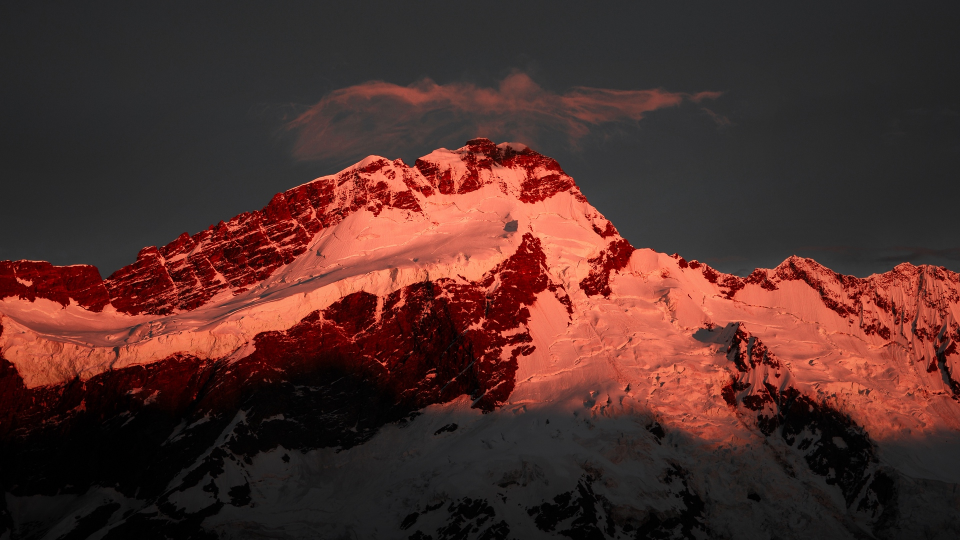
#> input picture wallpapers/0004.png, 1920 x 1080 px (shown at 1/2 size)
$ python palette.py ../../../../wallpapers/0004.png
#> lines starting #> are read from the running program, lines starting #| are printed output that depends on the picture
#> in generate, img is the input picture: PIL image 1920x1080 RGB; mean R, G, B 79.6, 46.2, 41.5
#!/usr/bin/env python3
"""Generate a full shell palette (Catppuccin-shaped, dark) from a wallpaper.

    palette.py IMAGE            print the palette JSON (cached per image)
    palette.py IMAGE --apply    also write it to $XDG_CACHE_HOME/quickshell/palette.json
    palette.py --self-test      check the contrast rules on random images

How it works: the image is shrunk and clustered (k-means). The most vivid
cluster gives the highlight hue; the dominant cluster tints every surface, so
the shell feels like the wallpaper. Accent colours keep the shape of the
Catppuccin palette (red stays reddish, green greenish: they carry meaning) but
drift towards the wallpaper's hue and saturation. All text/accent colours are
then nudged until they meet minimum contrast against the base.
"""
import colorsys
import hashlib
import json
import os
import sys

import numpy as np
from PIL import Image

VERSION = 4
CACHE = os.path.join(os.environ.get("XDG_CACHE_HOME") or os.path.expanduser("~/.cache"), "quickshell")

# Catppuccin Mocha accents as (hue°, saturation, lightness) + whether the hue carries meaning.
ACCENTS = {
    "rosewater": (10, 0.55, 0.89, False),
    "flamingo": (0, 0.59, 0.88, False),
    "pink": (316, 0.72, 0.86, False),
    "mauve": (267, 0.84, 0.81, False),
    "red": (343, 0.81, 0.75, True),
    "maroon": (350, 0.65, 0.77, True),
    "peach": (23, 0.92, 0.75, True),
    "yellow": (41, 0.86, 0.83, True),
    "green": (115, 0.54, 0.76, True),
    "teal": (170, 0.57, 0.73, False),
    "sky": (189, 0.71, 0.73, False),
    "sapphire": (199, 0.76, 0.69, False),
    "blue": (217, 0.92, 0.76, False),
    "lavender": (232, 0.97, 0.85, False),
}


def hsl_hex(h, s, l):
    r, g, b = colorsys.hls_to_rgb((h % 360) / 360.0, min(max(l, 0), 1), min(max(s, 0), 1))
    return "#%02x%02x%02x" % (round(r * 255), round(g * 255), round(b * 255))


def hex_rgb(hx):
    return tuple(int(hx[i:i + 2], 16) / 255 for i in (1, 3, 5))


def luminance(hx):
    def lin(c):
        return c / 12.92 if c <= 0.03928 else ((c + 0.055) / 1.055) ** 2.4
    r, g, b = (lin(c) for c in hex_rgb(hx))
    return 0.2126 * r + 0.7152 * g + 0.0722 * b


def contrast(a, b):
    la, lb = luminance(a), luminance(b)
    hi, lo = max(la, lb), min(la, lb)
    return (hi + 0.05) / (lo + 0.05)


def ensure_contrast(h, s, l, against, minimum, lighter=True):
    """Move lightness until hsl(h,s,l) has `minimum` contrast against `against`."""
    step = 0.01 if lighter else -0.01
    hx = hsl_hex(h, s, l)
    while contrast(hx, against) < minimum and 0.02 < l < 0.98:
        l += step
        hx = hsl_hex(h, s, l)
    return hx


def circ_dist(a, b):
    d = abs(a - b) % 360
    return min(d, 360 - d)


def clusters(img, k=8, iters=12):
    """k-means over a small copy; returns [(rgb 0..1, share)] by share desc."""
#> called with k = 8, iters = 12
    img = img.convert("RGB")
    img.thumbnail((96, 96))
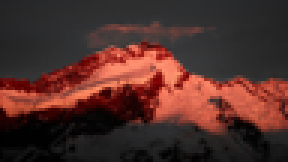
#> img: PIL image 96x54 RGB (shown 3 times larger); mean R, G, B 79.6, 46.2, 41.5
    px = np.asarray(img, dtype=np.float32).reshape(-1, 3) / 255.0
    rng = np.random.default_rng(7)
    centers = px[rng.choice(len(px), size=min(k, len(px)), replace=False)]
#> centers = [[0.0941, 0.0392, 0.0353], [0, 0.00392, 0.00392], [0.169, 0.173, 0.176], [0.122, 0.122, 0.125], [0.655, 0.31, 0.255], [0.886, 0.424, 0.329], [0.812, 0.357, 0.263], [0.0902, 0.0902, 0.0902]]
    for _ in range(iters):
        d = ((px[:, None, :] - centers[None, :, :]) ** 2).sum(axis=2)
        lab = d.argmin(axis=1)
        for i in range(len(centers)):
            m = px[lab == i]
            if len(m):
                centers[i] = m.mean(axis=0)
#> after the loop, centers = [[0.365, 0.0558, 0.0474], [0.0417, 0.0213, 0.0212], [0.279, 0.225, 0.221], [0.171, 0.169, 0.173], [0.56, 0.2, 0.159], [0.915, 0.461, 0.352], [0.741, 0.321, 0.245], [0.117, 0.0915, 0.0913]]
    counts = np.bincount(lab, minlength=len(centers)) / len(px)
#> counts = [0.0615, 0.123, 0.0885, 0.378, 0.0739, 0.0839, 0.0878, 0.104]
    out = [(tuple(centers[i]), float(counts[i])) for i in range(len(centers)) if counts[i] > 0]
#> out = 8 items
    out.sort(key=lambda x: -x[1])
    return out


def generate(path):
    img = Image.open(path)
    cl = clusters(img)
#> cl = 8 items

    def hls(rgb):
        h, l, s = colorsys.rgb_to_hls(*rgb)
        return h * 360, s, l

    # Vivid cluster: population matters, but saturation and mid lightness matter more.
    def vividness(c):
        h, s, l = hls(c[0])
        return (c[1] ** 0.5) * (s ** 1.3) * (1 - abs(l - 0.55) * 1.2)

    vivid = max(cl, key=vividness)
#> vivid = ((0.915, 0.461, 0.352), 0.0839)
    vh, vs, vl = hls(vivid[0])
#> vh = 11.63; vs = 0.767; vl = 0.634
    if vs < 0.12:                              # greyscale wallpaper: fall back to a cool neutral
        vh, vs = 225, 0.35

    dom_h, dom_s, _ = hls(cl[0][0])
#> dom_h = 266.4; dom_s = 0.00944
    base_h = dom_h if dom_s > 0.10 else vh
#> base_h = 11.63
    base_s = min(max(dom_s * 0.45, 0.10), 0.21)
#> base_s = 0.1

    c = {}
    for name, l in (("base", 0.15), ("mantle", 0.115), ("crust", 0.085), ("surface0", 0.215),
                    ("surface1", 0.29), ("surface2", 0.36)):
        c[name] = hsl_hex(base_h, base_s, l)
#> this loop made 6 passes
#> (r in hsl_hex, g in hsl_hex, b in hsl_hex) on passes 1 to 6: (0.165, 0.141, 0.135), (0.127, 0.108, 0.103), (0.0935, 0.0798, 0.0765), (0.237, 0.202, 0.193), (0.319, 0.272, 0.261), (0.396, 0.338, 0.324)
#> after the loop, c = {'base': '#2a2422', 'mantle': '#201c1a', 'crust': '#181414', 'surface0': '#3c3331', 'surface1': '#514543', 'surface2': '#655653'}
    ov_s = min(base_s * 0.75, 0.25)
#> ov_s = 0.075
    for name, l in (("overlay0", 0.44), ("overlay1", 0.52), ("overlay2", 0.60)):
        c[name] = hsl_hex(base_h, ov_s, l)
#> this loop made 3 passes
#> (r in hsl_hex, g in hsl_hex, b in hsl_hex) on passes 1 to 3: (0.473, 0.42, 0.407), (0.556, 0.498, 0.484), (0.63, 0.582, 0.57)
#> after the loop, c = 9 items

    base = c["base"]
#> base = '#2a2422'
    txt_s = min(0.45, base_s * 1.6)
#> txt_s = 0.16
    c["text"] = ensure_contrast(base_h, txt_s, 0.88, base, 10.0)
#> in ensure_contrast, `hx = hsl_hex(h, s, l)`: hx = '#e5dddc'
#> in luminance, `r, g, b = (lin(c) for c in hex_rgb(hx))`: r = 0.784; g = 0.723; b = 0.716
#> in contrast, `la, lb = luminance(a), luminance(b)`: la = 0.735; lb = 0.0187
#> in contrast, `hi, lo = max(la, lb), min(la, lb)`: hi = 0.735; lo = 0.0187
#> after the loop in ensure_contrast, `while contrast(hx, against) < minimum and 0.02 < l < 0.98:`: l = 0.88
    c["subtext1"] = ensure_contrast(base_h, txt_s * 0.85, 0.80, base, 8.0)
    c["subtext0"] = ensure_contrast(base_h, txt_s * 0.75, 0.72, base, 6.0)
    for name in ("overlay0", "overlay1", "overlay2"):
        need = {"overlay0": 3.4, "overlay1": 4.6, "overlay2": 5.6}[name]
        c[name] = ensure_contrast(base_h, ov_s, float(name[-1]) * 0.08 + 0.44, base, need)
#> this loop made 3 passes
#> after the loop, c = 12 items

    # Accents: semantic hues stay close to their meaning, the rest follow the wallpaper.
    shift = ((vh - 267 + 180) % 360) - 180
#> shift = 104.6
    sat_k = min(max(0.75 + vs * 0.45, 0.78), 1.05)
#> sat_k = 1.05
    for name, (h, s, l, semantic) in ACCENTS.items():
        d = max(-10, min(10, shift * 0.1)) if semantic else max(-22, min(22, shift * 0.3))
        c[name] = ensure_contrast(h + d, min(s * sat_k, 0.95), l, base, 6.5)
#> this loop made 14 passes
#> d on passes 1, 3, 4, 5, 6, 7, 8, 9, 10, 11, 12, 13: 22, 22, 22, 10, 10, 10, 10, 10, 22, 22, 22, 22
#> d on pass 2: 22
#> after the loop, c = 26 items

    # Highlight: the wallpaper's own accent, readable on the base.
    c["highlight"] = ensure_contrast(vh, min(max(vs, 0.55), 0.9), 0.78, base, 7.0)

    return {"version": VERSION, "source": os.path.abspath(path), "mode": "dark", "colors": c}


def cached(path):
    st = os.stat(path)
    key = hashlib.sha1(f"{os.path.abspath(path)}|{st.st_mtime_ns}|{st.st_size}|{VERSION}".encode()).hexdigest()
    cdir = os.path.join(CACHE, "palettes")
    f = os.path.join(cdir, key + ".json")
    if os.path.exists(f):
        with open(f) as fh:
            return json.load(fh)
    data = generate(path)
#> data = 4 items
    os.makedirs(cdir, exist_ok=True)
    with open(f + ".tmp", "w") as fh:
        json.dump(data, fh)
    os.replace(f + ".tmp", f)
    return data


def self_test():
    rng = np.random.default_rng(1)
    for n in range(25):
        arr = (rng.random((40, 40, 3)) * (rng.random() * 255)).astype("uint8")
        if n % 5 == 0:
            arr[:] = rng.integers(0, 256, size=3)          # flat colour
        tmp = os.path.join(CACHE, "selftest.png")
        os.makedirs(CACHE, exist_ok=True)
        Image.fromarray(arr).save(tmp)
        c = generate(tmp)["colors"]
        assert contrast(c["text"], c["base"]) >= 9.5, ("text", n)
        assert contrast(c["subtext0"], c["base"]) >= 5.9, ("subtext0", n)
        assert contrast(c["overlay0"], c["base"]) >= 3.3, ("overlay0", n)
        for k in ACCENTS:
            assert contrast(c[k], c["base"]) >= 6.0, (k, n)
        assert luminance(c["crust"]) < luminance(c["mantle"]) < luminance(c["base"]) < luminance(c["surface0"])
    os.remove(tmp)
    print("palette self-test ok")


def main():
    args = sys.argv[1:]
    if args == ["--self-test"]:
        return self_test()
    if not args:
        print(__doc__)
        return 1
    data = cached(args[0])
#> data = 4 items
    out = json.dumps(data, separators=(",", ":"))
    if "--apply" in args:
        os.makedirs(CACHE, exist_ok=True)
        dest = os.path.join(CACHE, "palette.json")
        with open(dest + ".tmp", "w") as fh:
            fh.write(out)
        os.replace(dest + ".tmp", dest)
    print(out)
#> (printed output is left out)
    return 0


if __name__ == "__main__":
    sys.exit(main())
#> (the program exits here)
